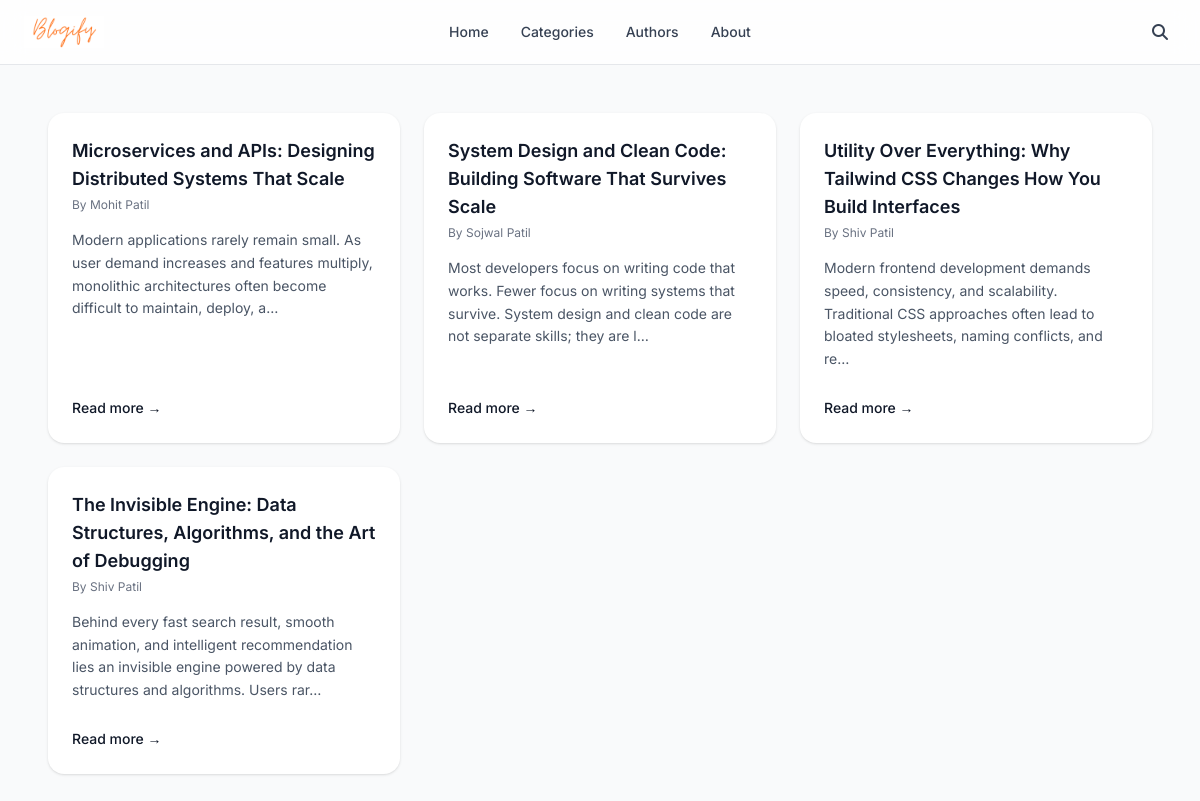
The page / on the database its author committed.
### main/models.py (models this page shows, shortened)
class Post(models.Model):
    title = models.CharField(max_length=150)
    content = RichTextUploadingField()
    date = models.DateField(auto_now=True)
    category = models.ManyToManyField(Category)
    author = models.ForeignKey(Author,on_delete=models.CASCADE)
    slug = models.SlugField(unique=True,max_length=50,blank=True)

class Author(models.Model):
    user = models.ForeignKey(User,on_delete=models.CASCADE)
    country = CountryField()
    profile_picture = models.ImageField(blank=True,null=True,upload_to="profile_pics/",)
    slug = models.SlugField()

### main/views.py (the view, shortened to what this page needs)
# urls.py: path("", views.index, name="index"),
def index(request):
    search_results = Post.objects.all()
    posts = Post.objects.order_by('-id')
    search_form = SearchForm()
    return render(request, "index.html", {
        "search_form": search_form,
        "search_results": search_results,
        "posts" : posts,
    })

### main/templates/index.html
{% extends "base.html" %}
{% block index-main %}
<div class="max-w-6xl mx-auto px-6 my-12">
  <div class="grid gap-6 sm:grid-cols-2 lg:grid-cols-3">
    {% for post in posts %}
    <div class="bg-white rounded-2xl shadow-sm hover:shadow-md transition duration-200 p-6 flex flex-col justify-between">
        <div>
            <a href="{% url 'single_post' post.slug %}"
               class="text-lg font-semibold text-gray-900 hover:text-gray-700 transition">
                {{ post.title }}
            </a>
            <p class="text-xs text-gray-500 mt-1">
                By
                <a href="{% url 'author_page' post.author.slug %}"
                   class="hover:underline">
                    {{ post.author.user.first_name }} {{ post.author.user.last_name }}
                </a>
            </p>
            <p class="text-sm text-gray-600 mt-4 leading-relaxed">
                {{ post.content|striptags|truncatechars:160 }}
            </p>
        </div>
        <div class="mt-6">
            <a href="{% url 'single_post' post.slug %}"
               class="text-sm font-medium text-gray-900 hover:underline">
                Read more →
            </a>
        </div>
    </div>
    {% endfor %}
  </div>
</div>
{% endblock index-main %}

### main/templates/base.html (shortened to what this page needs)
{% load static %}
<!doctype html>
<html lang="en">
<head>
  <link href="https://cdn.jsdelivr.net/npm/daisyui@5" rel="stylesheet" type="text/css" />
  <script src="https://cdn.jsdelivr.net/npm/@tailwindcss/browser@4"></script>
  <link rel="stylesheet" href="{% static 'main.css' %}">
</head>
<body class="bg-gray-50 text-gray-900">
<header class="sticky top-0 z-50 backdrop-blur-md bg-white/80 border-b border-gray-200">
  <div class="max-w-7xl mx-auto px-6">
    <div class="navbar px-0">
      <div class="navbar-start">
        <a href="{% url 'index' %}" class="text-xl font-semibold tracking-tight">
          <img src="{% static 'logo_blogify.png' %}"
               class="h-8 w-auto object-contain"
               alt="Blog Logo">
        </a>
      </div>
      <div class="navbar-center hidden md:flex">
        <ul class="flex items-center gap-8 text-sm font-medium text-gray-700">
          <li><a href="{% url 'index' %}" class="hover:text-black transition">Home</a></li>
          <li><a href="{% url 'categories' %}" class="hover:text-black transition">Categories</a></li>
          <li><a href="{% url 'authors' %}" class="hover:text-black transition">Authors</a></li>
          <li><a href="#" class="hover:text-black transition">About</a></li>
        </ul>
      </div>
      <div class="navbar-end flex items-center gap-4">
        <button class="p-2 rounded-lg hover:bg-gray-100 transition"
                onclick="document.getElementById('search_modal').showModal()">
          <i class="fa-solid fa-magnifying-glass text-gray-700"></i>
        </button>
      </div>
    </div>
  </div>
</header>
<main class="min-h-screen">
  {% block index-main %}{% endblock index-main %}
</main>
</body>
</html>

### main/static/main.css (style rules this page uses)
* { font-family: Inter; user-select: none; }

### rows shown on the page
Post: title "Microservices and APIs: Designing Distributed Systems That Scale", author.user.first_name "Mohit", author.user.last_name "Patil", content "Modern applications rarely remain small. As user demand increases and features multiply, monolithic architectures often become difficult to maintain, deploy, a…"
Post: title "System Design and Clean Code: Building Software That Survives Scale", author.user.first_name "Sojwal", author.user.last_name "Patil", content "Most developers focus on writing code that works. Fewer focus on writing systems that survive. System design and clean code are not separate skills; they are l…"
Post: title "Utility Over Everything: Why Tailwind CSS Changes How You Build Interfaces", author.user.first_name "Shiv", author.user.last_name "Patil", content "Modern frontend development demands speed, consistency, and scalability. Traditional CSS approaches often lead to bloated stylesheets, naming conflicts, and re…"
Post: title "The Invisible Engine: Data Structures, Algorithms, and the Art of Debugging", author.user.first_name "Shiv", author.user.last_name "Patil", content "Behind every fast search result, smooth animation, and intelligent recommendation lies an invisible engine powered by data structures and algorithms. Users rar…"
